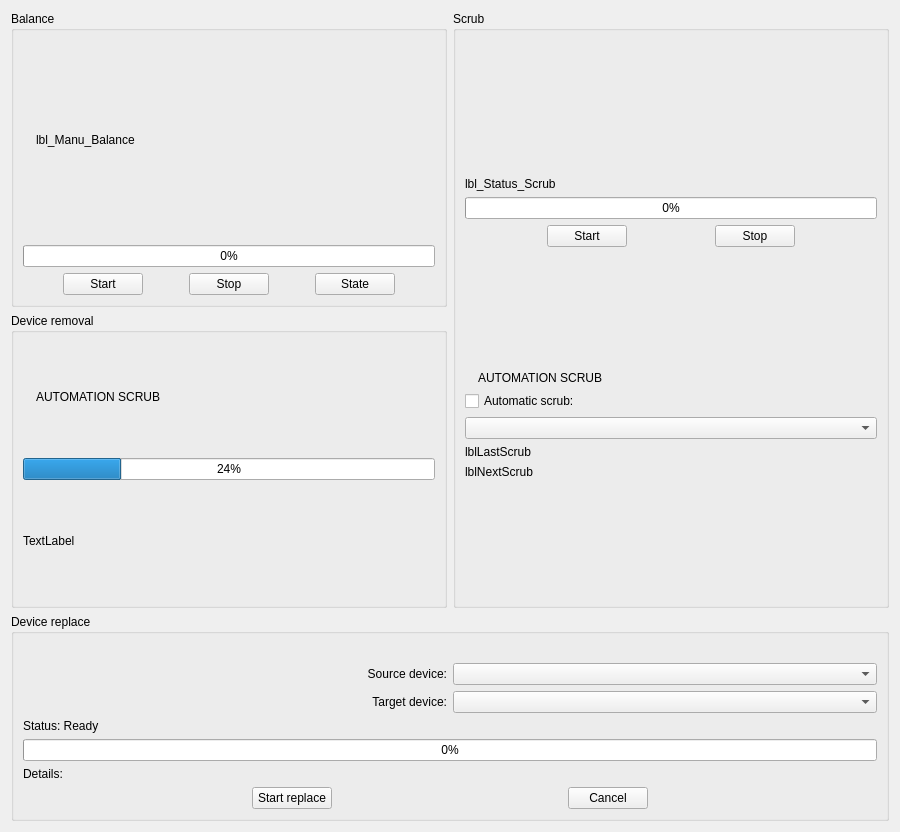
          <widget class="QWidget" name="scrollAreaWidgetContents_3">
           <property name="geometry">
            <rect>
             <x>0</x>
             <y>0</y>
             <width>900</width>
             <height>832</height>
            </rect>
           </property>
           <layout class="QGridLayout" name="gridLayout_13">
            <item row="0" column="0">
             <layout class="QVBoxLayout" name="verticalLayout_9">
              <item>
               <layout class="QHBoxLayout" name="horizontalLayout_12">
                <item>
                 <layout class="QVBoxLayout" name="verticalLayout_8">
                  <item>
                   <widget class="QGroupBox" name="grp_Bilanciamento">
                    <property name="title">
                     <string>Balance</string>
                    </property>
                    <layout class="QGridLayout" name="gridLayout_4">
                     <item row="0" column="0">
                      <layout class="QVBoxLayout" name="verticalLayout_5">
                       <item>
                        <layout class="QHBoxLayout" name="horizontalLayout_11">
                         <item>
                          <widget class="QLabel" name="lblIcoBalance">
                           <property name="text">
                            <string/>
                           </property>
                           <property name="scaledContents">
                            <bool>true</bool>
                           </property>
                          </widget>
                         </item>
                         <item>
                          <layout class="QVBoxLayout" name="verticalLayout_14">
                           <item>
                            <widget class="QLabel" name="lbl_Manu_Balance">
                             <property name="sizePolicy">
                              <sizepolicy hsizetype="Expanding" vsizetype="Preferred">
                               <horstretch>0</horstretch>
                               <verstretch>0</verstretch>
                              </sizepolicy>
                             </property>
                             <property name="text">
                              <string>lbl_Manu_Balance</string>
                             </property>
                             <property name="wordWrap">
                              <bool>true</bool>
                             </property>
                            </widget>
                           </item>
                          </layout>
                         </item>
                        </layout>
                       </item>
                       <item>
                        <widget class="QProgressBar" name="progress_Bilaciamento">
                         <property name="value">
                          <number>0</number>
                         </property>
                        </widget>
                       </item>
                       <item>
                        <layout class="QHBoxLayout" name="horizontalLayout_10">
                         <item>
                          <spacer name="horizontalSpacer_11">
                           <property name="orientation">
                            <enum>Qt::Orientation::Horizontal</enum>
                           </property>
                           <property name="sizeHint" stdset="0">
                            <size>
                             <width>40</width>
                             <height>20</height>
                            </size>
                           </property>
                          </spacer>
                         </item>
                         <item>
                          <widget class="QPushButton" name="btnBalance">
                           <property name="text">
                            <string>Start</string>
                           </property>
                          </widget>
                         </item>
                         <item>
                          <spacer name="horizontalSpacer_3">
                           <property name="orientation">
                            <enum>Qt::Orientation::Horizontal</enum>
                           </property>
                           <property name="sizeHint" stdset="0">
                            <size>
                             <width>40</width>
                             <height>20</height>
                            </size>
                           </property>
                          </spacer>
                         </item>
                         <item>
                          <widget class="QPushButton" name="btnStopBalance">
                           <property name="text">
                            <string>Stop</string>
                           </property>
                          </widget>
                         </item>
                         <item>
                          <spacer name="horizontalSpacer_4">
                           <property name="orientation">
                            <enum>Qt::Orientation::Horizontal</enum>
                           </property>
                           <property name="sizeHint" stdset="0">
                            <size>
                             <width>40</width>
                             <height>20</height>
                            </size>
                           </property>
                          </spacer>
                         </item>
                         <item>
                          <widget class="QPushButton" name="btnCheckBalanceStatus">
                           <property name="text">
                            <string>State</string>
                           </property>
                          </widget>
                         </item>
                         <item>
                          <spacer name="horizontalSpacer_12">
                           <property name="orientation">
                            <enum>Qt::Orientation::Horizontal</enum>
                           </property>
                           <property name="sizeHint" stdset="0">
                            <size>
                             <width>40</width>
                             <height>20</height>
                            </size>
                           </property>
                          </spacer>
                         </item>
                        </layout>
                       </item>
                      </layout>
                     </item>
                    </layout>
                   </widget>
                  </item>
                  <item>
                   <widget class="QGroupBox" name="grp_Removal">
                    <property name="title">
                     <string>Device removal</string>
                    </property>
                    <layout class="QGridLayout" name="gridLayout_12">
                     <item row="0" column="0">
                      <layout class="QVBoxLayout" name="verticalLayout_7">
                       <item>
                        <layout class="QHBoxLayout" name="horizontalLayout_16">
                         <item alignment="Qt::AlignmentFlag::AlignTop">
                          <widget class="QLabel" name="lblIcoRemove">
                           <property name="text">
                            <string/>
                           </property>
                           <property name="scaledContents">
                            <bool>true</bool>
                           </property>
                          </widget>
                         </item>
                         <item>
                          <layout class="QVBoxLayout" name="verticalLayout_15">
                           <item>
                            <widget class="QLabel" name="lbl_Info_Removal">
                             <property name="sizePolicy">
                              <sizepolicy hsizetype="Expanding" vsizetype="Preferred">
                               <horstretch>0</horstretch>
                               <verstretch>0</verstretch>
                              </sizepolicy>
                             </property>
                             <property name="text">
                              <string>AUTOMATION SCRUB</string>
                             </property>
                             <property name="wordWrap">
                              <bool>true</bool>
                             </property>
                            </widget>
                           </item>
                          </layout>
                         </item>
                        </layout>
                       </item>
                       <item>
                        <widget class="QProgressBar" name="progress_Removal">
                         <property name="value">
                          <number>24</number>
                         </property>
                        </widget>
                       </item>
                       <item>
                        <widget class="QLabel" name="lbl_Remainig_Removal">
                         <property name="text">
                          <string>TextLabel</string>
                         </property>
                        </widget>
                       </item>
                      </layout>
                     </item>
                    </layout>
                   </widget>
                  </item>
                 </layout>
                </item>
                <item>
                 <widget class="QGroupBox" name="grp_Scrub">
                  <property name="title">
                   <string>Scrub</string>
                  </property>
                  <layout class="QGridLayout" name="gridLayout_11">
                   <item row="0" column="0">
                    <layout class="QVBoxLayout" name="verticalLayout_4">
                     <item>
                      <spacer name="verticalSpacer_5">
                       <property name="orientation">
                        <enum>Qt::Orientation::Vertical</enum>
                       </property>
                       <property name="sizeHint" stdset="0">
                        <size>
                         <width>20</width>
                         <height>40</height>
                        </size>
                       </property>
                      </spacer>
                     </item>
                     <item>
                      <widget class="QLabel" name="lblIcoScrub">
                       <property name="text">
                        <string/>
                       </property>
                       <property name="scaledContents">
                        <bool>true</bool>
                       </property>
                      </widget>
                     </item>
                     <item>
                      <widget class="QLabel" name="lbl_Status_Scrub">
                       <property name="sizePolicy">
                        <sizepolicy hsizetype="Expanding" vsizetype="Preferred">
                         <horstretch>0</horstretch>
                         <verstretch>0</verstretch>
                        </sizepolicy>
                       </property>
                       <property name="text">
                        <string>lbl_Status_Scrub</string>
                       </property>
                       <property name="wordWrap">
                        <bool>true</bool>
                       </property>
                      </widget>
                     </item>
                     <item>
                      <widget class="QProgressBar" name="progress_Scrub">
                       <property name="value">
                        <number>0</number>
                       </property>
                      </widget>
                     </item>
                     <item>
                      <layout class="QHBoxLayout" name="horizontalLayout_6">
                       <item>
                        <spacer name="horizontalSpacer_6">
                         <property name="orientation">
                          <enum>Qt::Orientation::Horizontal</enum>
                         </property>
                         <property name="sizeHint" stdset="0">
                          <size>
                           <width>40</width>
                           <height>20</height>
                          </size>
                         </property>
                        </spacer>
                       </item>
                       <item>
                        <widget class="QPushButton" name="btnStartScrub">
                         <property name="text">
                          <string>Start</string>
                         </property>
                        </widget>
                       </item>
                       <item>
                        <spacer name="horizontalSpacer_5">
                         <property name="orientation">
                          <enum>Qt::Orientation::Horizontal</enum>
                         </property>
                         <property name="sizeHint" stdset="0">
                          <size>
                           <width>40</width>
                           <height>20</height>
                          </size>
                         </property>
                        </spacer>
                       </item>
                       <item>
                        <widget class="QPushButton" name="btnStopScrub">
                         <property name="text">
                          <string>Stop</string>
                         </property>
                        </widget>
                       </item>
                       <item>
                        <spacer name="horizontalSpacer_8">
                         <property name="orientation">
                          <enum>Qt::Orientation::Horizontal</enum>
                         </property>
                         <property name="sizeHint" stdset="0">
                          <size>
                           <width>40</width>
                           <height>20</height>
                          </size>
                         </property>
                        </spacer>
                       </item>
                      </layout>
                     </item>
                     <item>
                      <spacer name="verticalSpacer_4">
                       <property name="orientation">
                        <enum>Qt::Orientation::Vertical</enum>
                       </property>
                       <property name="sizeHint" stdset="0">
                        <size>
                         <width>20</width>
                         <height>40</height>
                        </size>
                       </property>
                      </spacer>
                     </item>
                     <item>
                      <layout class="QHBoxLayout" name="horizontalLayout_15">
                       <item alignment="Qt::AlignmentFlag::AlignTop">
                        <widget class="QLabel" name="lblIcoAutomation">
                         <property name="text">
                          <string/>
                         </property>
                         <property name="scaledContents">
                          <bool>true</bool>
                         </property>
                        </widget>
                       </item>
                       <item>
                        <layout class="QVBoxLayout" name="verticalLayout_13">
                         <item>
                          <widget class="QLabel" name="label_6">
                           <property name="sizePolicy">
                            <sizepolicy hsizetype="Expanding" vsizetype="Preferred">
                             <horstretch>0</horstretch>
                             <verstretch>0</verstretch>
                            </sizepolicy>
                           </property>
                           <property name="text">
                            <string>AUTOMATION SCRUB</string>
                           </property>
                           <property name="wordWrap">
                            <bool>true</bool>
                           </property>
                          </widget>
                         </item>
                        </layout>
                       </item>
                      </layout>
                     </item>
                     <item>
                      <widget class="QCheckBox" name="chkAutoScrub">
                       <property name="layoutDirection">
                        <enum>Qt::LayoutDirection::LeftToRight</enum>
                       </property>
                       <property name="text">
                        <string>Automatic scrub:</string>
                       </property>
                      </widget>
                     </item>
                     <item>
                      <widget class="QComboBox" name="cmbIntervalScrub"/>
                     </item>
                     <item>
                      <widget class="QLabel" name="lblLastScrub">
                       <property name="text">
                        <string>lblLastScrub</string>
                       </property>
                      </widget>
                     </item>
                     <item>
                      <widget class="QLabel" name="lblNextScrub">
                       <property name="text">
                        <string>lblNextScrub</string>
                       </property>
                      </widget>
                     </item>
                     <item>
                      <spacer name="verticalSpacer_3">
                       <property name="orientation">
                        <enum>Qt::Orientation::Vertical</enum>
                       </property>
                       <property name="sizeHint" stdset="0">
                        <size>
                         <width>20</width>
                         <height>40</height>
                        </size>
                       </property>
                      </spacer>
                     </item>
                    </layout>
                   </item>
                  </layout>
                 </widget>
                </item>
               </layout>
              </item>
              <item>
               <widget class="QGroupBox" name="grb_replace">
                <property name="title">
                 <string>Device replace</string>
                </property>
                <layout class="QGridLayout" name="gridLayout_15">
                 <item row="0" column="0">
                  <layout class="QVBoxLayout" name="verticalLayout_6">
                   <item>
                    <widget class="QLabel" name="lblIcoReplace">
                     <property name="text">
                      <string/>
                     </property>
                     <property name="scaledContents">
                      <bool>true</bool>
                     </property>
                    </widget>
                   </item>
                   <item>
                    <layout class="QHBoxLayout" name="horizontalLayout_7">
                     <item>
                      <widget class="QLabel" name="lblReplaceSourceTitle">
                       <property name="layoutDirection">
                        <enum>Qt::LayoutDirection::LeftToRight</enum>
                       </property>
                       <property name="text">
                        <string>Source device:</string>
                       </property>
                       <property name="alignment">
                        <set>Qt::AlignmentFlag::AlignRight|Qt::AlignmentFlag::AlignTrailing|Qt::AlignmentFlag::AlignVCenter</set>
                       </property>
                      </widget>
                     </item>
                     <item>
                      <widget class="QComboBox" name="cmbReplaceSource"/>
                     </item>
                    </layout>
                   </item>
                   <item>
                    <layout class="QHBoxLayout" name="horizontalLayout_8">
                     <item>
                      <widget class="QLabel" name="lblReplaceTargetTitle">
                       <property name="text">
                        <string>Target device:</string>
                       </property>
                       <property name="alignment">
                        <set>Qt::AlignmentFlag::AlignRight|Qt::AlignmentFlag::AlignTrailing|Qt::AlignmentFlag::AlignVCenter</set>
                       </property>
                      </widget>
                     </item>
                     <item>
                      <widget class="QComboBox" name="cmbReplaceTarget"/>
                     </item>
                    </layout>
                   </item>
                   <item>
                    <widget class="QLabel" name="lbl_Status_Replace">
                     <property name="text">
                      <string>Status: Ready</string>
                     </property>
                    </widget>
                   </item>
                   <item>
                    <widget class="QProgressBar" name="progress_Replace">
                     <property name="value">
                      <number>0</number>
                     </property>
                    </widget>
                   </item>
                   <item>
                    <widget class="QLabel" name="lbl_Details_Replace">
                     <property name="text">
                      <string>Details:</string>
                     </property>
                    </widget>
                   </item>
                   <item>
                    <layout class="QHBoxLayout" name="horizontalLayout_9">
                     <item>
                      <spacer name="horizontalSpacer_9">
                       <property name="orientation">
                        <enum>Qt::Orientation::Horizontal</enum>
                       </property>
                       <property name="sizeHint" stdset="0">
                        <size>
                         <width>40</width>
                         <height>20</height>
                        </size>
                       </property>
                      </spacer>
                     </item>
                     <item>
                      <widget class="QPushButton" name="btnStartReplace">
                       <property name="text">
                        <string>Start replace</string>
                       </property>
                      </widget>
                     </item>
                     <item>
                      <spacer name="horizontalSpacer_2">
                       <property name="orientation">
                        <enum>Qt::Orientation::Horizontal</enum>
                       </property>
                       <property name="sizeHint" stdset="0">
                        <size>
                         <width>40</width>
                         <height>20</height>
                        </size>
                       </property>
                      </spacer>
                     </item>
                     <item>
                      <widget class="QPushButton" name="btnCancelReplace">
                       <property name="text">
                        <string>Cancel</string>
                       </property>
                      </widget>
                     </item>
                     <item>
                      <spacer name="horizontalSpacer_10">
                       <property name="orientation">
                        <enum>Qt::Orientation::Horizontal</enum>
                       </property>
                       <property name="sizeHint" stdset="0">
                        <size>
                         <width>40</width>
                         <height>20</height>
                        </size>
                       </property>
                      </spacer>
                     </item>
                    </layout>
                   </item>
                  </layout>
                 </item>
                </layout>
               </widget>
              </item>
             </layout>
            </item>
           </layout>
          </widget>
